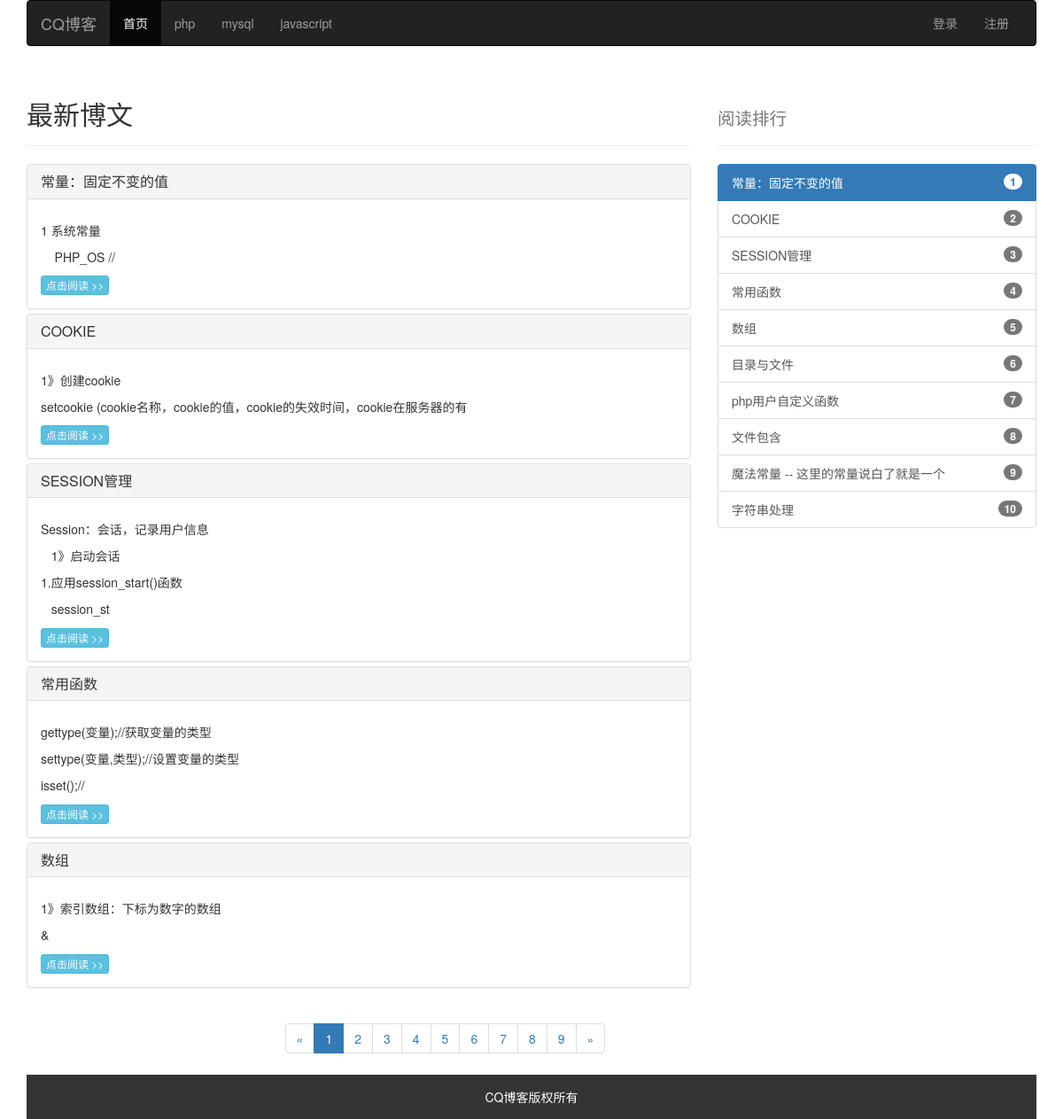
The page / on the database its author committed.
### tables this page shows
CREATE TABLE IF NOT EXISTS `blog_category` (
  `id` int(4) UNSIGNED NOT NULL AUTO_INCREMENT COMMENT '分类id',
  `cat_name` varchar(20) NOT NULL COMMENT '分类名称',
  `order` int(4) UNSIGNED NOT NULL COMMENT '排序',
  `cat_url` varchar(20) NOT NULL COMMENT '分类地址',
  `create_time` int(10) NOT NULL COMMENT '创建时间',
  `update_time` int(10) NOT NULL COMMENT '最后更新时间',
  PRIMARY KEY (`id`)
);

CREATE TABLE IF NOT EXISTS `blog_article` (
  `id` int(4) UNSIGNED NOT NULL AUTO_INCREMENT COMMENT '博文编号',
  `order` int(4) UNSIGNED NOT NULL COMMENT '排序',
  `title` varchar(50) NOT NULL COMMENT '博文标题',
  `content` text NOT NULL COMMENT '博文内容',
  `recommend` int(1) UNSIGNED NOT NULL DEFAULT '0' COMMENT '是否推荐 1推荐 0不推荐',
  `title_url` varchar(20) NOT NULL COMMENT '博文地址',
  `cat_id` int(4) UNSIGNED NOT NULL COMMENT '分类ID',
  `create_time` int(10) UNSIGNED NOT NULL COMMENT '创建时间',
  `update_time` int(10) UNSIGNED NOT NULL COMMENT '最后更新时间',
  PRIMARY KEY (`id`)
);

### index.php (called while the page is built)
<?php
require 'public/inc/header.inc.php';
require 'public/tpl/'.$tplName.'_tpl.php';
require 'public/inc/footer.inc.php';
?>

### public/config.php (called while the page is built, shortened)
<?php
$catTable = 'blog_category';
$artTable = 'blog_article';
$num = 5;
$getNo = isset($_GET) ? count($_GET) : 0;
switch($getNo)
{
    case 0:
        include 'select_index.php';break;
}

### public/select_index.php (called while the page is built, shortened)
<?php
include 'function.php';
$conn = db_connect($db);
$order = 'ORDER BY `order`';
$catList = do_cat_select($conn,$catTable,' ',$order);
$conn = db_connect($db);
$page = isset($_GET['page']) ? $_GET['page'] : 1;
$limit = pagination($conn,$artTable,$page,$num);
$artList = do_art_select($conn,$artTable,' ',$limit);
$conn = db_connect($db);
$artListAll = do_art_select($conn,$artTable,'','');
$conn = db_connect($db);
$result = mysqli_query($conn,"SELECT * FROM {$artTable}");
$count = mysqli_num_rows($result);

### public/function.php (called while the page is built, shortened)
<?php
function do_cat_select($conn,$table,$where,$order)
{
    $sql = "SELECT * FROM $table"." $where"." $order";
    $rows = [];
    if($result = mysqli_query($conn,$sql))
    {
        while($row = mysqli_fetch_assoc($result))
        {
            $rows[] = $row;
        }
    }
    return $rows;
}
function do_art_select($conn,$table,$where,$limit)
{
    $sql = "SELECT * FROM `{$table}` {$where} {$limit}";
    $rows = [];
    if($result = mysqli_query($conn,$sql))
    {
        while($row = mysqli_fetch_assoc($result))
        {
            $rows[] = $row;
        }
    }
    return $rows;
}
function pagination($conn, $table, $page, $num)
{
     $sql = "SELECT count(*) AS count FROM $table";
     if($result = mysqli_query($conn,$sql))
     {
         $row = mysqli_fetch_assoc($result);
         $count = $row['count'];
     }else{
         echo "没有更多数据了~";
         $count = 0;
     }
     $total = ceil($count/$num);
     $page = ($page<=1) ? 1 : $page;
     $page = ($page>=$total) ? $total : $page;
     $offset = ($page-1)*$num;
     $limit = 'limit '.$offset.','.$num;
     return $limit;
}

### public/inc/right_inc.php (the view)
<div class="col-md-4">
    <div class="list-group">
        <?php
        $counter = 1;
        foreach($artListAll as $art)
        {
            if($counter<=10)
            {
                $active = ($counter==1) ? 'active' : '';
                echo '<a href="'.$art['title_url'].'" class="list-group-item '.$active.'">'.mb_substr($art['title'],0,20,'utf-8').'<span class="badge">'.$counter.'</span></a>';
            }else{
                break;
            }
            $counter++;
        }
    ?>
   </div>
</div>

### public/inc/header.inc.php (shortened to what this page needs)
<?php include 'public/config.php';?>
<!DOCTYPE html>
<html lang="zh-CN">
  <head>
    <link href="lib/bootstrap/css/bootstrap.min.css" rel="stylesheet">
    <link rel="stylesheet" type="text/css" href="/lib/wangeditor/dist/css/wangEditor.min.css">
  </head>
  <body>
<div class="container">
    <div class="row">
        <div class="col-md-12">
            <nav class="navbar navbar-inverse">
        <div class="container-fluid">
          <div class="navbar-header">
            <a class="navbar-brand" href="/">CQ博客</a>
          </div>
          <div class="collapse navbar-collapse" id="bs-example-navbar-collapse-1">
            <ul class="nav navbar-nav">
              <li class="active"><a href="/">首页</a></li>
              <?php foreach($catList as $cat) :?>
              <li><a href="<?php echo $cat['cat_url'];?>"><?php echo $cat['cat_name'];?></a></li>
              <?php endforeach;?>
            </ul>
            <?php if(isset($_SESSION['username'])):
                        if($grade == 1):
            ?>
            <ul class="nav navbar-nav navbar-right">
              <li><a href="#"><?php echo $_SESSION['username'];?></a></li>
              <li class="dropdown">
                <a href="#" class="dropdown-toggle" data-toggle="dropdown" role="button" aria-haspopup="true" aria-expanded="false">后台管理 <span class="caret"></span></a>
                <ul class="dropdown-menu">
                  <li><a href="?act=cat_mange">分类管理</a></li>
                  <li><a href="?act=art_mange">博文管理</a></li>
                  <li><a href="?act=user_mange">用户管理</a></li>
                  <li role="separator" class="divider"></li>
                  <li><a href="?act=logout">退出</a></li>
                </ul>
              </li>
            </ul>
                    <?php else:?>
                        <ul class="nav navbar-nav navbar-right">
                          <li><a href="#"><?php echo $_SESSION['username'];?></a></li>
                          <li class="dropdown">
                            <a href="#" class="dropdown-toggle" data-toggle="dropdown" role="button" aria-haspopup="true" aria-expanded="false">我的<span class="caret"></span></a>
                            <ul class="dropdown-menu">
                              <li><a href="#">个人中心</a></li>
                              <li><a href="#">我的博文</a></li>
                              <li><a href="#">信息管理</a></li>
                              <li role="separator" class="divider"></li>
                              <li><a href="?act=logout">退出</a></li>
                            </ul>
                          </li>
                        </ul>
                    <?php endif;?>
            <?php
                else:
            ?>
                <ul class="nav navbar-nav navbar-right">
                  <li><a href="?act=login">登录</a></li>
                  <li><a href="?act=register">注册</a></li>
              </ul>
            <?php endif;?>
          </div>
        </div>
      </nav>
        </div>
    </div>

### public/tpl/index_tpl.php
<div class="row">
    <div class="col-md-8">
        <div class="page-header">
            <h2><?php echo isset($catName) ? $catName : ''?>最新博文</h2>
        </div>
    </div>
    <div class="col-md-4">
        <div class="page-header">
          <h2><small>阅读排行</small></h2>
        </div>
    </div>
</div>
<div class="row">
<div class="col-md-8">
    <div class="panel-group" id="accordion" role="tablist" aria-multiselectable="true">
<?php foreach ($artList as $art) :?>
<div class="panel panel-default">
    <div class="panel-heading" role="tab" id="headingOne">
        <h4 class="panel-title">
            <a role="button" data-toggle="collapse" data-parent="#accordion" href="#collapseOne" aria-expanded="true" aria-controls="collapseOne"><?php echo $art['title']?>
            </a>
        </h4>
    </div>
    <div id="collapseOne" class="panel-collapse collapse in" role="tabpanel" aria-labelledby="headingOne">
        <div class="panel-body">
            <p><?php
            $content = htmlspecialchars_decode($art['content']);
            $content = mb_substr($content,0,120,'utf-8');
            echo  $content;
            ?></p>
            <a  class="btn btn-info btn-xs" href="/index.php<?php echo $art['title_url'];  ?>" role="button">点击阅读 >></a>
        </div>
    </div>
</div>
<?php endforeach;?>
</div>
</div>
<?php include 'public/inc/right_inc.php'?>
</div>
<?php
    $pageCurrent = isset($_GET['page']) ? $_GET['page'] : 1;
    include 'public/tpl/page_tpl.php'
?>

### public/tpl/page_tpl.php
<?php
if((count($_GET)==0) || (array_keys($_GET)[0]=='page'))
{
    $prefix = '?';
}else {
    $prefix = '?'.key($_GET).'='.current($_GET).'&';
}
?>
<div class="row">
<div class="col-md-10">
    <nav aria-label="..." style="text-align:center;">
        <ul class="pagination">
          <li class="">
              <a href="<?php
              $page = ($pageCurrent<=1) ? 1 : $pageCurrent-1;
              echo $prefix.'page='.$page;
              ?>" aria-label="Previous"><span aria-hidden="true">&laquo;</span></a></li>
              <?php
                  $total = ceil($count/$num);
                  $pageRange = range(1,$total);
                  if($total!=0)
                  {
                      foreach ($pageRange as $value)
                      {
                          $active = ($pageCurrent==$value) ? 'active' : '';
                          echo '<li class="'.$active.'"><a href="'.$prefix.'page='.$value.'">'.$value.' <span class="sr-only">(current)</span></a></li>
                          <li>';
                      }
                  }else{
                      echo '<li class="active"><a href="?page=1">1 <span class="sr-only">(current)</span></a></li>
                      <li>';
                  }
              ?>
              <a href="<?php
                $page = ($pageCurrent>=$total) ? $total : $pageCurrent+1;
                echo $prefix.'page='.$page;
                ?>" aria-label="Next">
                <span aria-hidden="true">&raquo;</span>
            </a>
         </li>
        </ul>
   </nav>
</div>
</div>

### public/inc/footer.inc.php (shortened to what this page needs)
<div class="row">
    <div class="col-md-12">
        <div style="background-color:#343434; height:50px; line-height:50px; color:#fff; text-align:center;">
            <p>CQ博客版权所有</p>
        </div>
    </div>
</div>
</div>
</body>
</html>

### rows shown on the page
blog_category: cat_name "php"
blog_category: cat_name "mysql"
blog_category: cat_name "javascript"
blog_article: title "常量：固定不变的值", content "1 系统常量 PHP_OS //"
blog_article: title "COOKIE", content "1》创建cookie setcookie (cookie名称，cookie的值，cookie的失效时间，cookie在服务器的有"
blog_article: title "SESSION管理", content "Session：会话，记录用户信息 1》启动会话 1.应用session_start()函数 session_st"
blog_article: title "常用函数", content "gettype(变量);//获取变量的类型 settype(变量,类型);//设置变量的类型 isset();//"
blog_article: title "数组", content "1》索引数组：下标为数字的数组 &"
blog_article: title "目录与文件"
blog_article: title "php用户自定义函数"
blog_article: title "文件包含"
blog_article: title "魔法常量 -- 这里的常量说白了就是一个"
blog_article: title "字符串处理"

### other values the page prints
$value "1"
$value "2"
$value "3"
$value "4"
$value "5"
$value "6"
$value "7"
$value "8"
$value "9"
